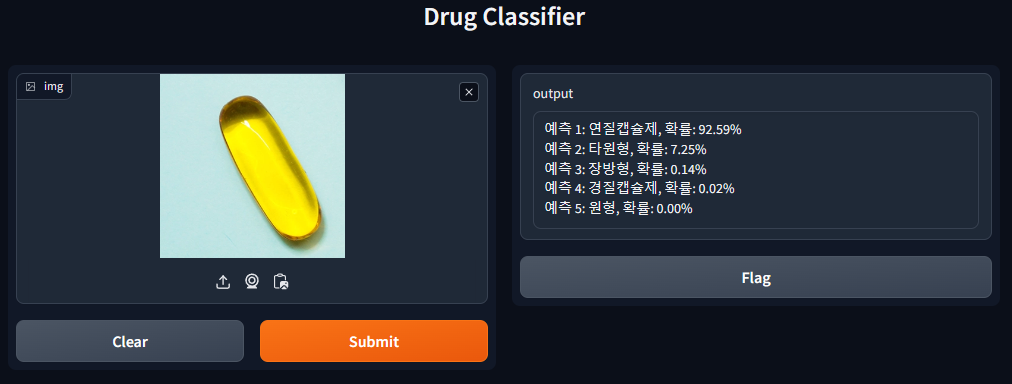
#> input picture history/KakaoTalk_20231108_212302667.png, 1012 x 384 px, given as the content of the folder ./train, which was not available
$ python image_resize.py
#> lines starting #> are read from the running program, lines starting #| are printed output that depends on the picture
import os
from tqdm import tqdm
from PIL import Image

training_files_path = './train'
# 현재 디렉토리와 그 하위 디렉토리에서 JSON 파일 찾기
for root, dirs, files in tqdm(list(os.walk(training_files_path))):
    for file in files:
        #if file.endswith(".json") or file.endswith(".png"):
        if file.endswith(".png"):
            file_path = os.path.join(root, file)
            # 이미지 열기
            image = Image.open(file_path)
#> image is the input picture: PIL image 1012x384 RGBA; mean R, G, B, A 48.8, 53.8, 58.8, 255
            # 리사이즈
            new_size = (244, 244)
            resized_image = image.resize(new_size)
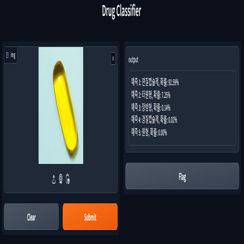
#> resized_image: PIL image 244x244 RGBA; mean R, G, B, A 48.8, 53.8, 58.8, 255
            resized_image.save(file_path)
            print(f"{file_path}크기변경")
print('작업이 완료되었습니다.')
input()

$ run again, on history/KakaoTalk_20231108_212302667_01.png
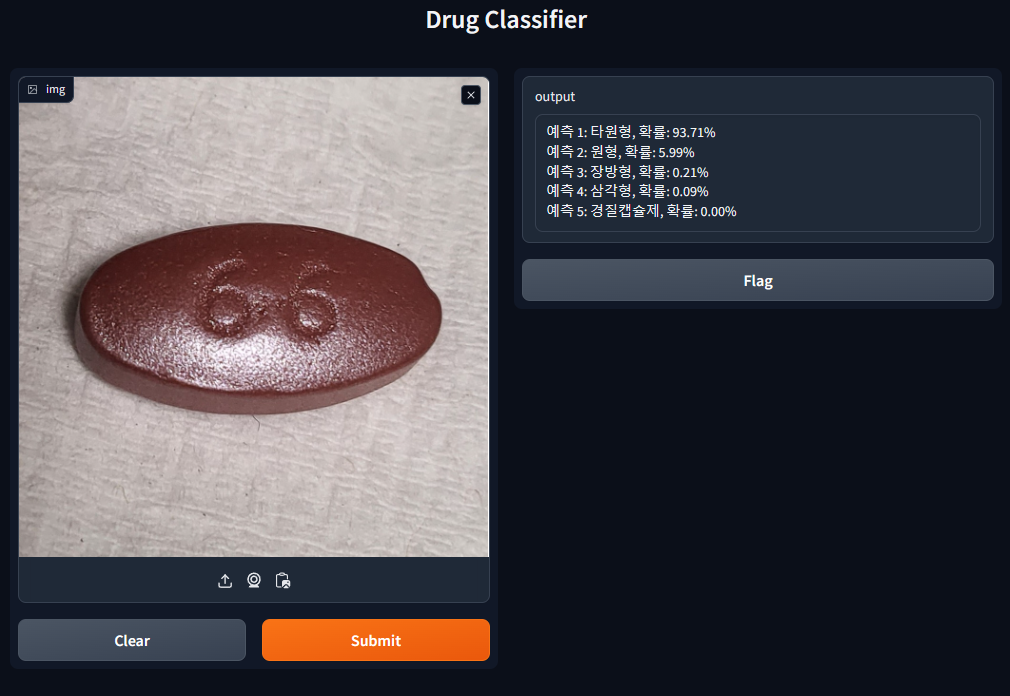
#> input picture history/KakaoTalk_20231108_212302667_01.png, 1010 x 696 px, given as the content of the folder ./train, which was not available
#> image is the input picture: PIL image 1010x696 RGBA; mean R, G, B, A 72.9, 69.7, 75.7, 255
#> `resized_image = image.resize(new_size)`:
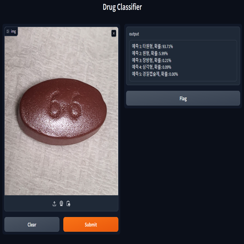
#> resized_image: PIL image 244x244 RGBA; mean R, G, B, A 72.9, 69.7, 75.7, 255

$ run again, on history/KakaoTalk_20231109_122247821.png
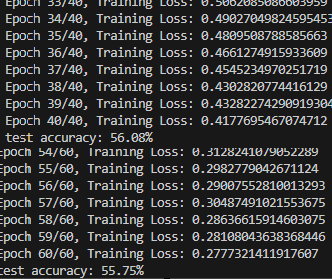
#> input picture history/KakaoTalk_20231109_122247821.png, 332 x 279 px, given as the content of the folder ./train, which was not available
#> image is the input picture: PIL image 332x279 RGBA; mean R, G, B, A 53.3, 53.7, 54, 255
#> `resized_image = image.resize(new_size)`:
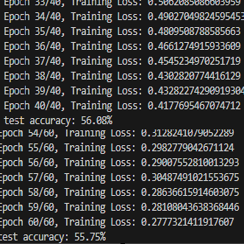
#> resized_image: PIL image 244x244 RGBA; mean R, G, B, A 53.3, 53.7, 54, 255
